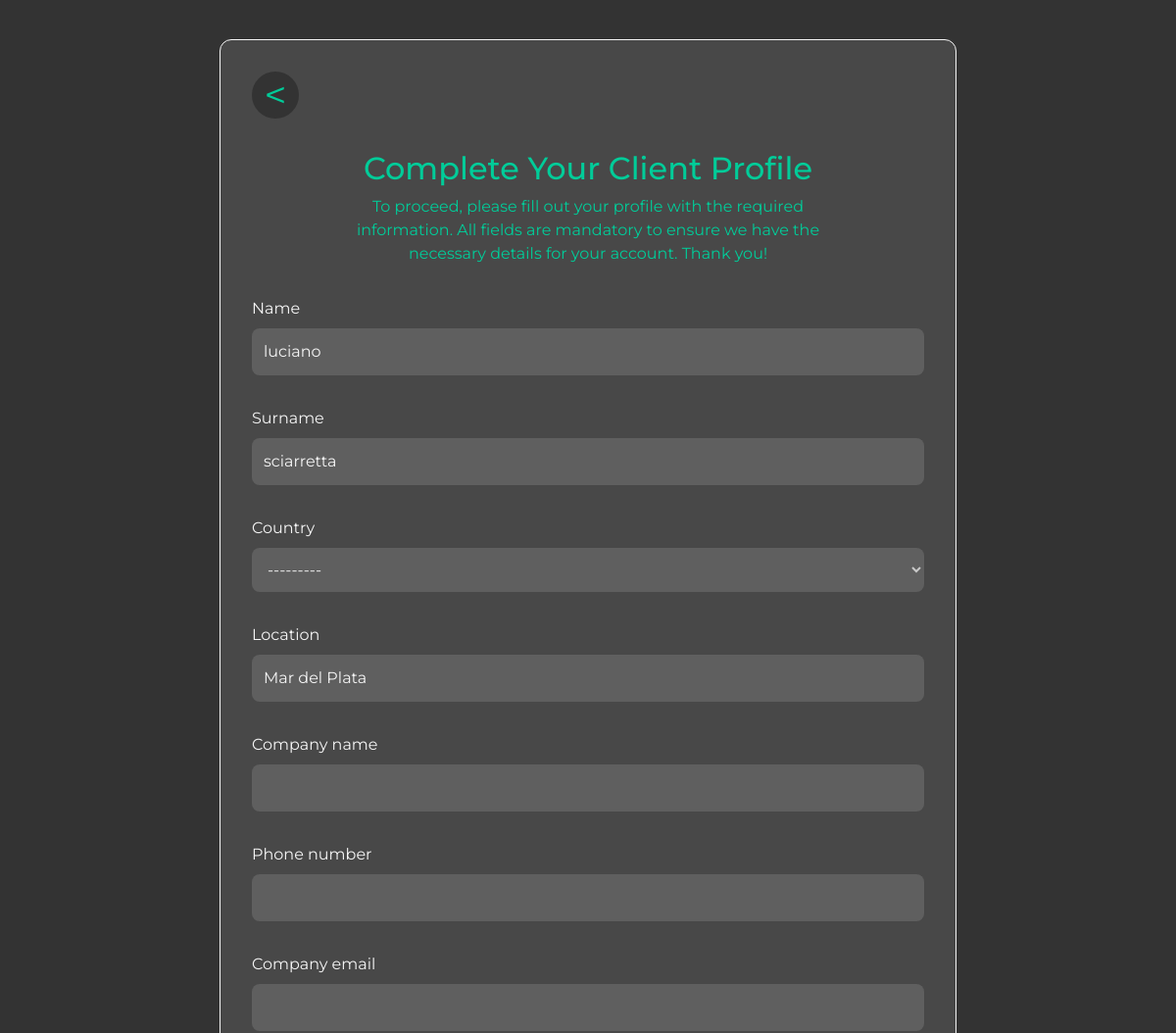
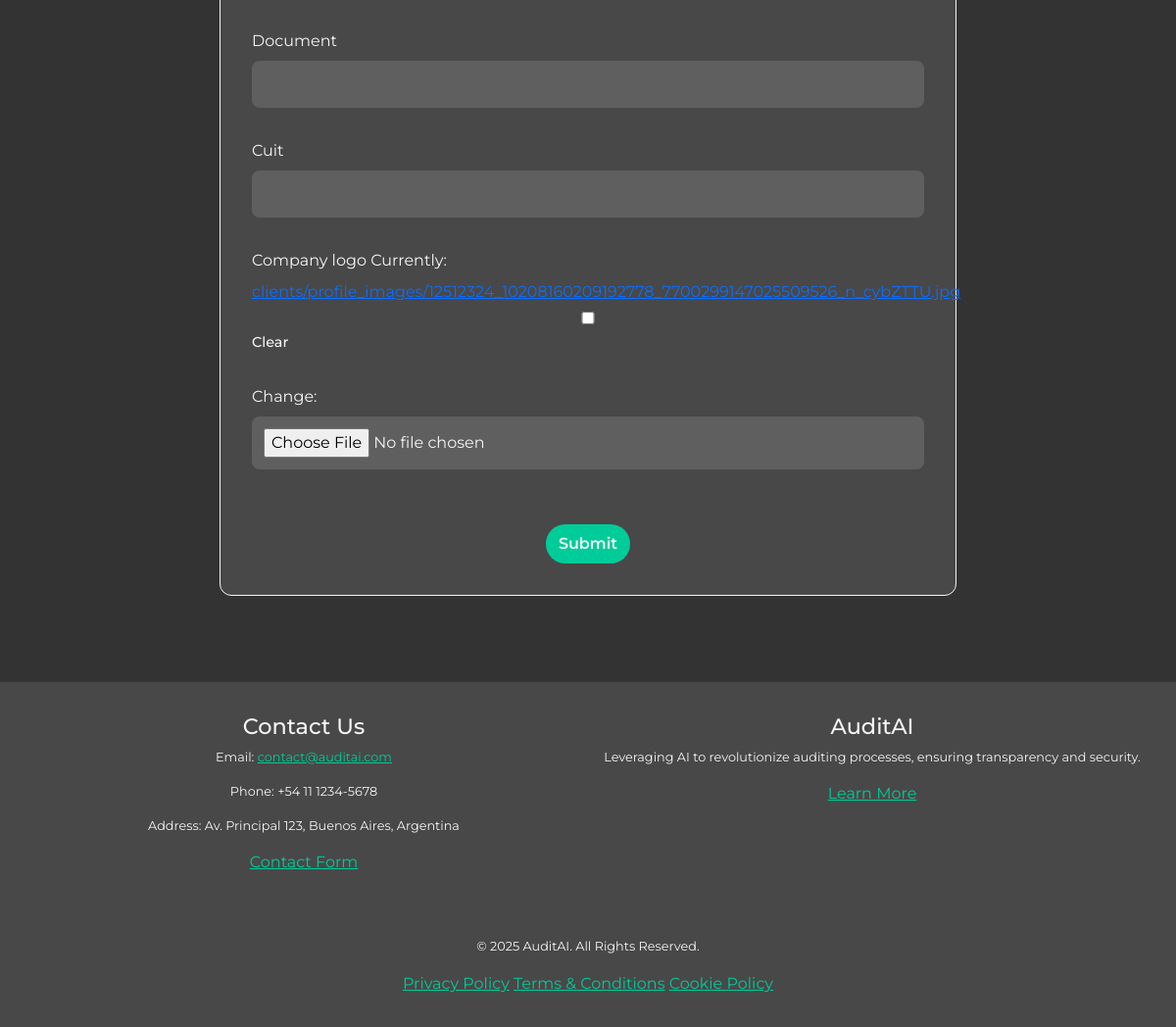
Page /clients/client-edit-account/1/ on the committed database (2 pictures, top to bottom).
### clients/models.py (models this page shows, shortened)
class ClientProfile(models.Model):
    user = models.OneToOneField(CustomUser, on_delete=models.CASCADE)
    name = models.CharField(max_length= 200, blank= True,  null=True)
    surname = models.CharField(max_length= 200, blank= True,  null=True)
    country = models.ForeignKey('auditors.Country', on_delete=models.SET_NULL, null=True, blank=True)
    location = models.CharField(max_length=120, null=True, blank=True)
    company_name = models.CharField(max_length=200, blank= True,  null=True)
    phone_number = models.CharField(max_length=200, blank=True)
    company_email = models.CharField(max_length=200, blank=True, null=True)
    document = models.CharField(max_length=60, unique=True, blank=True, null=True)
    cuit = models.CharField(max_length=60, unique=True, blank=True, null=True)
    company_logo = models.ImageField(  upload_to='clients/profile_images', default= 'auditors/profile_images/default.png',  null=True, blank=True)
    created = models.DateTimeField(auto_now_add=True)

### clients/views/client_views.py (the view)
# urls.py: path('client-edit-account/<str:pk>/', client_views.client_edit_account, name='client-edit-account'),
def client_edit_account(request, pk):
   client= ClientProfile.objects.get(id = pk)
   if request.method == 'POST':
      form = ClientProfileForm(request.POST, request.FILES, instance = client )
      if form.is_valid():
         try:
            form.save()
            messages.success(request, "Profile actualizado correctamente")
            return redirect('chat')
         except ValidationError as e:
            messages.error(request, "Error al guardar el formulario")
      else:
         messages.error(request, "Formulario no válido")
   else:
      form = ClientProfileForm(instance = client)
      context = {'form': form, 'client': client}
      print("Form:", form)
      return render(request, 'clients/client-edit-account.html', context)

### clients/forms.py
class ClientProfileForm(ModelForm):
    class Meta:
        model = ClientProfile
        fields = '__all__'
        exclude = ['created', 'user']
    def __init__(self, *args, **kwargs):
        super().__init__(*args, **kwargs)
        for field in self.fields.values():
            field.widget.attrs['class'] = 'input'

### auditors/models.py (called while the page is built)
    def __str__(self):
        return self.name or "Unnamed Country"

### inbox/context_processors.py (called while the page is built)
def inbox_unread_count(request):
    if request.user.is_authenticated:
        count = Message.objects.filter(recipient = request.user, is_read = False).count()
    else:
        count = 0
    context = {'inbox_unread_count': count}
    return context

### clients/templates/clients/client-edit-account.html (shortened to what this page needs)
{% extends 'base.html' %}
{% block content %}
<main class="main ">
  <div class="form-box">
    <div class="go-back__container">
      <a href="{% url  'client-profile' client.id %}" class="go-back"><</a>
    </div>
    <h2 class="profile-title text-center">Complete Your Client Profile</h2>
    <p class="profile-instructions text-center">To proceed, please fill out your profile with the required information. All fields are mandatory to ensure we have the necessary details for your account. Thank you!</p>
    <div class="form-wrapper">
      <form action="" method="POST" enctype="multipart/form-data">
        {% for field in form %}
        <div class="field-group">
          {{field.label}}
          {{field}}
          {% endfor %}
        </div>
        <div class="alt-section">
          <button class="btn" type="submit">Submit</button>
        </div>
      </form>
    </div>
  </div>
</main>
{% endblock %}

### static/css/base/_variables.css (style rules this page uses)
:root { --soft-mint-green: #bef3e99f; --mint-green: #00CC99; --light-grey: #F5F5F5; --dark-grey: #333333; --medium-grey: #70707057; --soft-yellow: #FFD700; --light-blue: #3aadeb; --alert-success: rgba(137, 239, 214, 0.438); --alert-error: rgba(231, 72, 72, 0.888); }

### static/css/base/_main_styles.css (style rules this page uses)
* { box-sizing: border-box; margin: 0; padding: 0; }
html { font-size: 13px; }
body { background-color: var(--dark-grey); margin: 0; padding: 0; min-height: 100vh; display: flex; flex-direction: column; font-family: 'Montserrat', serif; }
.main { margin: 0.5rem; display: flex; flex-direction: column; justify-content: center; align-items: center; }

### static/css/components/_button.css (style rules this page uses)
.btn { padding: 0.5rem 0.8rem; background-color: var(--mint-green); color: var(--light-grey); border: none; border-radius: 999px; font-size: 1rem; font-weight: 600; cursor: pointer; transition: background-color 0.3s ease, transform 0.2s ease; text-align: center; display: inline-block; }
.go-back__container { background-color: var(--dark-grey); border-radius: 50%; width: 3rem; height: 3rem; display: flex; justify-content: center; align-items: center; margin-bottom: 2rem; }
.go-back { text-decoration: none; font-size: 2.5rem; color: var(--mint-green); }

### static/css/components/_forms.css (style rules this page uses)
.form-box { max-width: 400px; margin: 2rem auto; padding: 2rem; background: var(--medium-grey); border-radius: 12px; border: 1px solid var(--light-grey); }
.form-wrapper { display: flex; flex-direction: column; gap: 1.5rem; }
.field-group { display: flex; flex-direction: column; gap: 0.5rem; color: var(--light-grey); }
.field-group label { font-size: 0.9rem; color: var(--light-gray); font-weight: 500; }
.field-group .input { padding: 0.75rem; border: 1px solid var(--light-gray); border-radius: 8px; font-size: 1rem; color: var(--light-grey) !important; transition: border-color 0.3s ease; background-color: var(--medium-grey) !important; background-clip: padding-box !important; box-shadow: inset 0 0 0 1000px var(--medium-grey) !important; }
.alt-section { text-align: center; margin-top: 1.5rem; color: var(--light-grey); }

### home/static/home/css/_home.css (style rules this page uses)
@media (min-width: 992px) { html { font-size: 16px; } }

### auditors/static/auditors/css/auditor-account.css (style rules this page uses)
.form-box { max-width: 47rem; }
.profile-title { color: var(--mint-green); }
.profile-instructions { color:var(--mint-green); max-width: 32rem; margin: 0 auto; margin-bottom: 2rem; }

### rows in the picture
ClientProfile: form "luciano" "sciarretta" "---------" "Mar del Plata"

### other values in the picture
{{ field.label }} "Name" "Surname" "Country" "Location" "Company name" "Phone number" "Company email" "Document" "Cuit" "Company logo"
